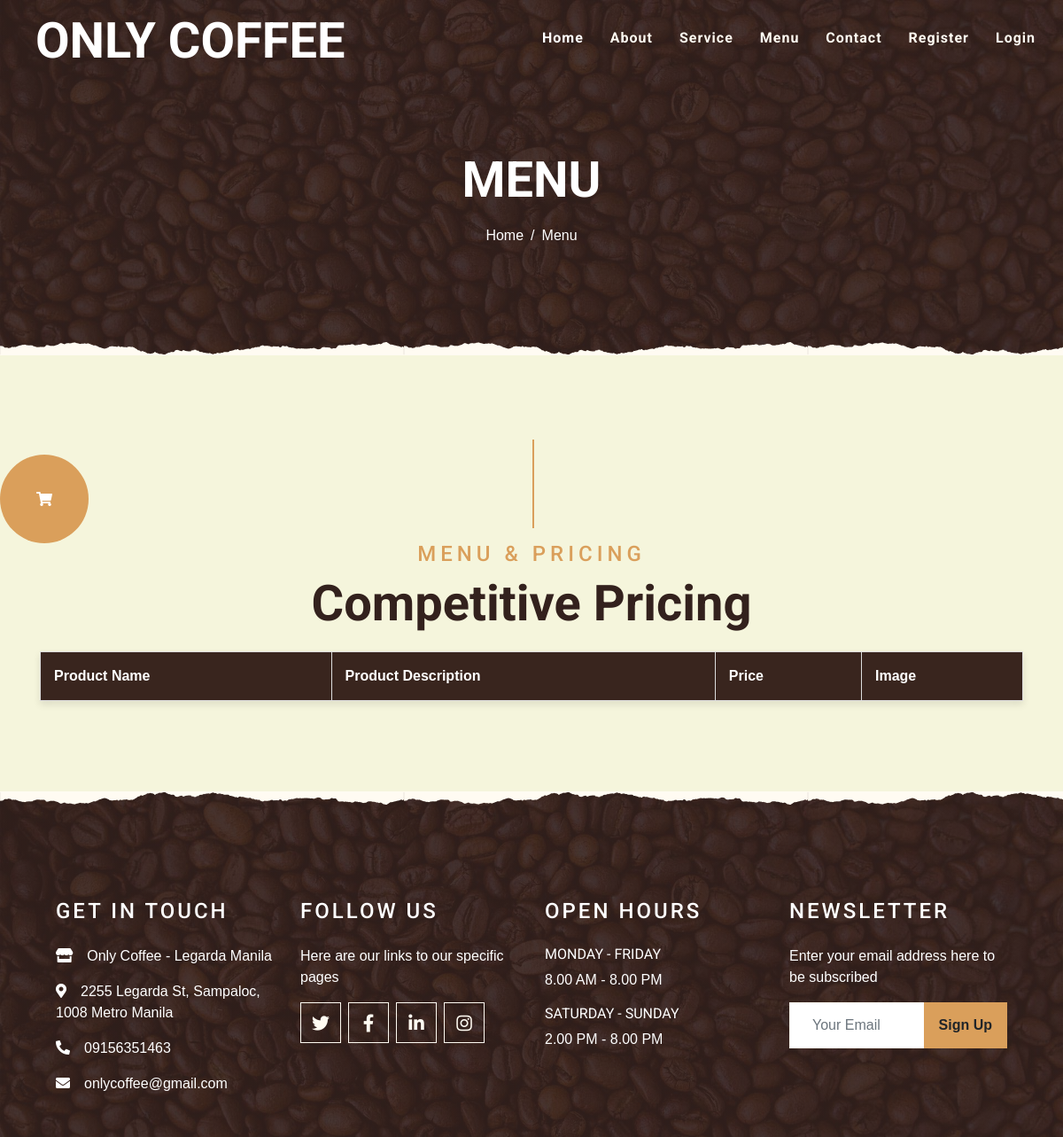
The page /menu on the database its author committed.
### tables this page shows
CREATE TABLE `tblcoffeeshop` (
  `coffeeshopid` int(11) NOT NULL,
  `shopname` varchar(255) NOT NULL,
  `branch` varchar(255) DEFAULT NULL,
  `address` varchar(255) DEFAULT NULL,
  `contact_no` varchar(11) DEFAULT NULL,
  `email` varchar(50) DEFAULT NULL,
  `employees_id` int(11) DEFAULT NULL
);

### Core/functions.php (called while the page is built, shortened)
<?php
function base_path($path) {
  return BASE_PATH . $path;
}
function view($path, $attributes = []) {
  extract($attributes);
  require base_path('views/' . $path);
}

### Http/controllers/menu/menu.php (called while the page is built, shortened)
<?php
$db = App::resolve('Core\Database');
$products = $db->query("SELECT product_id,
                                product_name,
                                product_description,
                                price,
                                CONCAT(UCASE(SUBSTRING(category, 1, 1)), LOWER(SUBSTRING(category, 2))) AS category,
                                image
                                FROM tblproducts
                                ")->get();
view('menu.view.php', [
    'products' => $products
]);

### public/index.php (called while the page is built, shortened)
<?php
require BASE_PATH . "Core/functions.php";
require base_path('bootstrap.php');
$router = new \Core\Router();
$uri = parse_url($_SERVER['REQUEST_URI'])['path'];
$method = $_POST['_method'] ?? $_SERVER['REQUEST_METHOD'];
$router->route($uri, $method);

### Core/Container.php (called while the page is built, shortened)
<?php
class Container {
  protected $bindings = [];
  public function bind($key, $resolver)
  {
    $this->bindings[$key] = $resolver;
  }
  public function resolve($key)
  {
    if(array_key_exists($key, $this->bindings)) {
      $resolver = $this->bindings[$key];
      return call_user_func($resolver);
    }
  }
}
?>

### config.php (called while the page is built)
<?php
    return [
      'database' => [
        'host' => 'localhost',
        'port' => 3306,
        'dbname' => 'coffeeshop_db',
        'charset' => 'utf8mb4'
      ],
      'account' => [
        'username' => 'root',
        'password' => ''
      ]
    ];
?>

### bootstrap.php (called while the page is built, shortened)
<?php
$container = new Container();
$container->bind('Core\Database', function() {
  $config = require(base_path("config.php"));
  return new Core\Database($config['database'], $config['account']['username'], $config['account']['password']);
});
?>

### Core/Database.php (called while the page is built, shortened)
<?php
class Database {
  public $connection;
  public $statement;
  public function __construct(array $config, string $username, string $password) {
    $dsn = "mysql:" . http_build_query($config, '', ';');
    $this->connection = new PDO($dsn, $username, $password, [
      PDO::ATTR_DEFAULT_FETCH_MODE => PDO::FETCH_ASSOC,
      ]);
  }
  public function query($query, $params = []) {
    $this->statement = $this->connection->prepare($query);
    $this->statement->execute($params);
    return $this;
  }
  public function get() {
    return $this->statement->fetchAll();
  }
}
?>

### Core/App.php (called while the page is built, shortened)
<?php
class App {
  protected static $container;
  public static function setContainer($container)
  {
    static::$container = $container;
  }
  public static function resolve($key)
  {
    return static::$container->resolve($key);
  }
}
?>

### views/partials/foot.php (the view, shortened to what this page needs)
<?php
$db = App::resolve('Core\Database');
$coffee_data = $db->query("SELECT * FROM tblcoffeeshop")->get();
?>
    <div class="container-fluid footer text-white mt-5 pt-5 px-0 position-relative overlay-top">
        <div class="row mx-0 pt-5 px-sm-3 px-lg-5 mt-4">
            <div class="col-lg-3 col-md-6 mb-5">
                <h4 class="text-white text-uppercase mb-4" style="letter-spacing: 3px;">Get In Touch</h4>
                <?php foreach ($coffee_data as $data) : ?>
                    <p><i class="fa fa-solid fa-store mr-3"></i><?= $data['shopname'] ?> - <?= $data['branch']?></p>
                    <p><i class="fa fa-map-marker-alt mr-3"></i><?= $data['address']?></p>
                    <p><i class="fa fa-phone-alt mr-3"></i><?= $data['contact_no']?></p>
                    <p class="m-0"><i class="fa fa-envelope mr-3"></i><?= $data['email']?></p>
                <?php endforeach; ?>
            </div>
            <div class="col-lg-3 col-md-6 mb-5">
                <h4 class="text-white text-uppercase mb-4" style="letter-spacing: 3px;">Follow Us</h4>
                <p>Here are our links to our specific pages</p>
                <div class="d-flex justify-content-start">
                    <a class="btn btn-lg btn-outline-light btn-lg-square mr-2" href="#"><i class="fab fa-twitter"></i></a>
                    <a class="btn btn-lg btn-outline-light btn-lg-square mr-2" href="#"><i class="fab fa-facebook-f"></i></a>
                    <a class="btn btn-lg btn-outline-light btn-lg-square mr-2" href="#"><i class="fab fa-linkedin-in"></i></a>
                    <a class="btn btn-lg btn-outline-light btn-lg-square" href="#"><i class="fab fa-instagram"></i></a>
                </div>
            </div>
            <div class="col-lg-3 col-md-6 mb-5">
                <h4 class="text-white text-uppercase mb-4" style="letter-spacing: 3px;">Open Hours</h4>
                <div>
                    <h6 class="text-white text-uppercase">Monday - Friday</h6>
                    <p>8.00 AM - 8.00 PM</p>
                    <h6 class="text-white text-uppercase">Saturday - Sunday</h6>
                    <p>2.00 PM - 8.00 PM</p>
                </div>
            </div>
            <div class="col-lg-3 col-md-6 mb-5">
                <h4 class="text-white text-uppercase mb-4" style="letter-spacing: 3px;">Newsletter</h4>
                <p>Enter your email address here to be subscribed</p>
                <div class="w-100">
                    <div class="input-group">
                        <input type="text" class="form-control border-light" style="padding: 25px;" placeholder="Your Email">
                        <div class="input-group-append">
                            <button class="btn btn-primary font-weight-bold px-3">Sign Up</button>
                        </div>
                    </div>
                </div>
            </div>
        </div>
    </div>
</body>
</html>

### Core/router.php (shortened to what this page needs)
<?php
class Router {
  protected $routes = [];
  public function add($method, $uri, $controller)
  {
    $this->routes[] = [
      'uri' => $uri,
      'controller' => $controller,
      'method' => $method,
      'middleware' => NULL,
    ];
    return $this;
  }
  public function only($key)
  {
    $this->routes[array_key_last($this->routes)]['middleware'] = $key;
  }
  public function route($uri, $method)
  {
    foreach ($this->routes as $route) {
      if ($route['uri'] === $uri && $route['method'] === strtoupper($method)) {
        return require base_path('Http/controllers/' . $route['controller']);
      }
    }
  }
}

### views/partials/nav.php (shortened to what this page needs)
<?php
$db = App::resolve('Core\Database');
$coffee_data = $db->query("SELECT * FROM tblcoffeeshop")->get();
?>
    <div class="container-fluid p-0 nav-bar">
        <nav class="navbar navbar-expand-lg bg-none navbar-dark pb-0">
            <a href="index.html" class="navbar-brand px-lg-4 m-0">
                    <?php foreach ($coffee_data as $data) : ?>
                        <h1 class="m-0 display-4 text-uppercase text-white"><?= $data['shopname'] ?></h1>
                    <?php endforeach; ?>
            </a>
            <div class="collapse navbar-collapse justify-content-between" id="navbarCollapse">
                <div class="navbar-nav ml-auto pb-0">
                <ul class="navbar-nav">
                <li class="nav-item active">
                    <a href="/" class="nav-item nav-link h6">Home</a>
                </li>
                <li class="nav-item">
                    <a href="/about" class="nav-item nav-link h6">About</a>
                </li>
                <li class="nav-item">
                    <a href="/service" class="nav-item nav-link h6">Service</a>
                </li>
                <li class="nav-item">
                    <a href="/menu" class="nav-item nav-link h6">Menu</a>
                </li>
                <?php if ($_SESSION['user'] ?? false) : ?>
                <li class="nav-item">
                    <div class="nav-item dropdown">
                        <a href="#" class="nav-link dropdown-toggle h6" data-toggle="dropdown">Pages</a>
                        <div class="dropdown-menu text-capitalize">
                            <a href="/reservation" class="dropdown-item">Reservation</a>
                            <a href="/testimonial" class="dropdown-item">Testimonial</a>
                        </div>
                    </div>
                </li>
                <?php else : ?>
                <li class="nav-item">
                    <a href="/contact" class="nav-link h6">Contact</a>
                </li>
                <?php endif; ?>
                <?php if ($_SESSION['user'] ?? false) : ?>
                <li class="nav-item">
                    <form action="/sessions" method="POST">
                        <input type="hidden" name="_method" value="DELETE">
                        <button class="btn nav-link h6">Log Out</button>
                    </form>
                </li>
                <?php else : ?>
                <li class="nav-item">
                    <a href="/register" class="nav-item nav-link h6">Register</a>
                </li>
                <li class="nav-item">
                    <a href="/login" class="nav-item nav-link h6">Login</a>
                </li>
                <?php endif; ?>
                </ul>
                </div>
            </div>
        </nav>
    </div>

### public/css/table.css (style rules this page uses)
body { font-family: Arial, sans-serif; background-color: #F5F5DC; }

### rows shown on the page
tblcoffeeshop: shopname "ONLY COFFEE", shopname "Only Coffee", branch "Legarda Manila", address "2255 Legarda St, Sampaloc, 1008 Metro Manila", contact_no "09156351463", email "onlycoffee@gmail.com"
